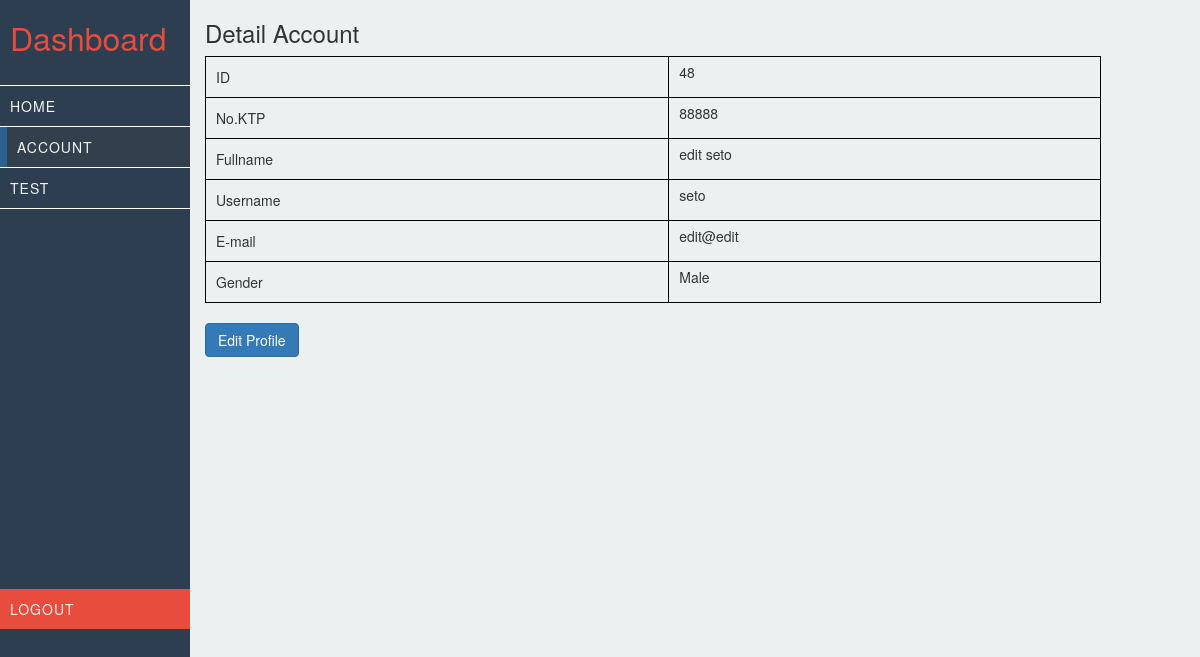
Screenshot of /menu_account.php (signed in) with the database file from the repository.
### tables this page shows
CREATE TABLE `t_user` (
  `userID` int(9) NOT NULL,
  `noktp` text NOT NULL,
  `fullname` varchar(50) NOT NULL,
  `username` varchar(40) NOT NULL,
  `email` varchar(40) NOT NULL,
  `gender` text NOT NULL,
  `password` varchar(100) NOT NULL,
  `result` float NOT NULL
);

### Controller/menu_account.php (called while the page is built, shortened)
<?php
include 'configdb.php';
$ceksession = $_SESSION['username'];
$tampil = $conn->query("SELECT * FROM t_user WHERE username='$ceksession'");
$fetch = $tampil->fetch_assoc();

### menu_account.php (the view, shortened to what this page needs)
<?php
include 'Controller/menu_Account.php';
require_once 'layout/header.php';
?>
		</head>
		<body style="background-color: white;">
			<div class="row">
				<div class="col-md-2" style="background-color: #2c3e50; height: 100vh;">
					<h1 style="color: #e74c3c; margin-left: 10px;">Dashboard</h1> <br>
					<div class="menudashboard">
						<a id="homee" href="home.php">Home <i class="fa fa-home fa-lg"></i></a><br>
						<a id="account" href="menu_Account.php">Account <i class="fa fa-user-circle-o fa-lg"></i></a><br>
						<a id="test" href="menu_test.php">Test <i class="fa fa-book -fa-lg"></i></a>
						<a id="logout" href="Controller/logout.php">Logout <i class="fa fa-sign-out fa-lg"></i></a>
					</div>
				</div>
				<div class="col-md-10" style="background-color: #ecf0f1; height: 100vh;">
					<div class="account">
						<div class="isimenu">
							<div class="body_account">
								<div class="tampil">
									<h3>Detail Account</h3>
									<table style="width:90%">
										<tr>
										    <td>ID </td>
										    <td><p>  <?php echo $fetch['userID']; ?></p></td>
										</tr>
										<tr>
											<td>No.KTP </td>
											<td><p>  <?php echo $fetch['noktp']; ?></p></td>
										</tr>
										<tr>
											<td>Fullname </td>
											<td><p>  <?php echo $fetch['fullname']; ?></p></td>
										</tr>
										<tr>
											<td>Username </td>
											<td><p>  <?php echo $fetch['username']; ?></p></td>
										</tr>
										<tr>
											<td>E-mail </td>
											<td><p>  <?php echo $fetch['email']; ?></p></td>
										</tr>
										<tr>
											<td>Gender </td>
											<td><p>  <?php echo $fetch['gender']; ?></p></td>
										</tr>
									</table>
								</div>
								<div class="edit">
									<a href="controller/account_edit.php"><button type="button" class="btn btn-primary">Edit Profile</button></a>
								</div>
							</div>
						</div>
					</div>
				</div>
			</div>
		</body>
	</html>

### Assets/css/style.css (style rules this page uses)
html { margin: 0; height: 100%; }
body { background-size:cover; overflow-x:hidden; height: 100%; }
.body_account .edit { padding-top: 20px; }

### menu_account.php (style rules this page uses)
.menudashboard #homee { width: 100vh; padding: 10px 0 10px 10px; letter-spacing: 1px; text-transform: uppercase; display: inline-block; color: #f2f2f2; border-top: 0.001em solid white; border-bottom: 0.001em solid white; }
.menudashboard #account { width: 100vh; background-color: #32404D; border: none; padding: 10px 0 10px 10px; letter-spacing: 1px; text-transform: uppercase; display: inline-block; color: #f2f2f2; border-left: 0.5em solid #2C608E; }
.menudashboard #test { width: 100vh; padding: 10px 0 10px 10px; letter-spacing: 1px; text-transform: uppercase; display: inline-block; color: #f2f2f2; border-top: 0.001em solid white; border-bottom: 0.001em solid white; }
.menudashboard #logout { width: 100vh; background-color: #e74c3c; padding: 10px 0 10px 10px; letter-spacing: 1px; text-transform: uppercase; display: inline-block; color: #f2f2f2; margin-top: 380px; }
tr td { border:1px solid black; padding: 5px 0 5px 10px; }
h1 { font-size: 32px; }

### rows the page displays
t_user: userID "48", noktp "88888", fullname "edit seto", username "seto", email "edit@edit", gender "Male"
